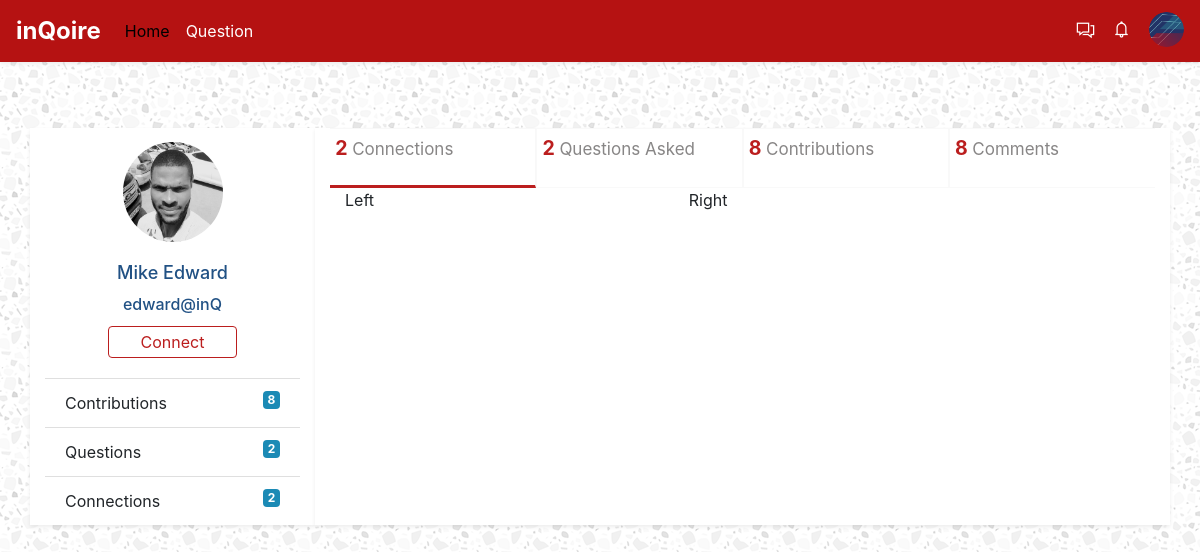
/users/inQ/edward/ (signed in), run on an earlier commit of the app's database.
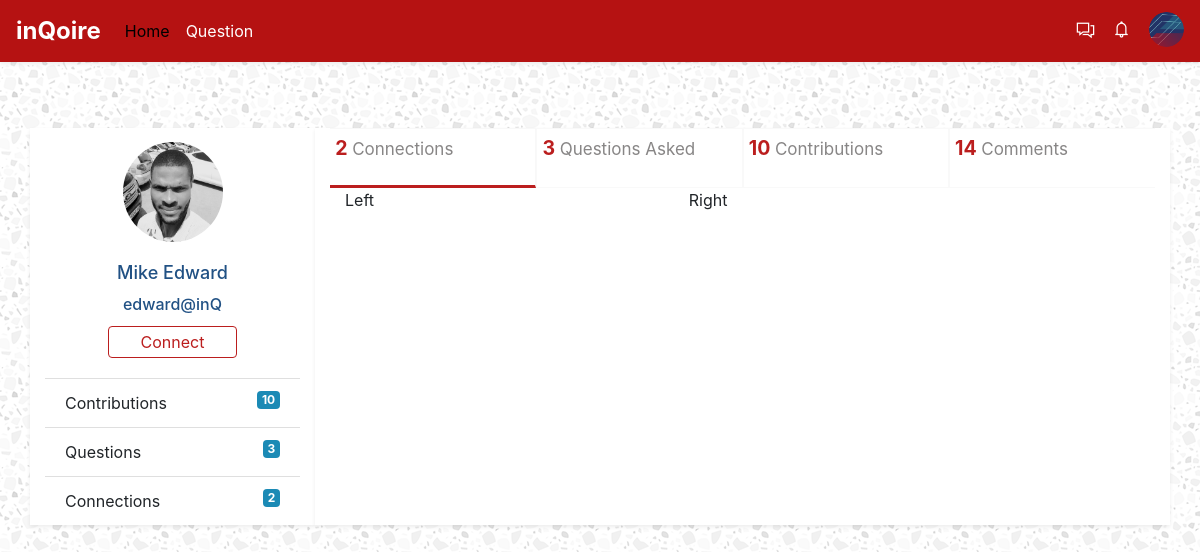
And on a later commit of the database.
### inqoire/users/models.py (models this page shows, shortened)
class User(AbstractUser):
    score   		            = models.PositiveSmallIntegerField(default=0,blank=True,null=True)
    phone_number                = models.CharField(max_length=16,blank=False,null=True,unique=True)
    joined_from_ip              = models.GenericIPAddressField(blank=True,null=True)
    last_seen_ip                = models.GenericIPAddressField(blank=True,null=True)
    activated_on                = models.DateTimeField(blank=True,null=True) # date account was activated after mail was sent.
    free_subscription_ends_on   = models.DateTimeField(blank=True,null=True) # set 1 month of site use,like its done on medium.com
    @property
    def full_name(self):
        if self.first_name and self.last_name:
            return self.last_name +' '+self.first_name
        return self.username
    @property
    def user_username(self):
        return "{0}@inQ".format(str(self.username))
    def get_absolute_url(self):
        return reverse('users:user-view',args=[str(self.username)])
    @property
    def url(self):
        return self.get_absolute_url()
    @property
    def people_user_is_connected_to(self):
        return [connection.from_user for connection in self.from_user.all()]
    @property
    def people_connected_to_count(self):
        return self.to_user.count()

class Profile(models.Model):
    owner           = models.OneToOneField(to=settings.AUTH_USER_MODEL,
                                            related_name='profile',
                                            on_delete=models.CASCADE)
    pic             = models.ImageField(upload_to=helpers.dp_upload_loc,blank=True,null=True)
    bio             = models.TextField(max_length=150,blank=True,null=True,default='This project was built as my #2 exercise with Python.')
    profession      = models.CharField(max_length=150,blank=True,null=True)
    gender          = models.CharField(max_length=6,blank=True,null=True)
    created         = models.DateTimeField(auto_now_add=True)
    updated         = models.DateTimeField(auto_now=True)
    class Meta:
        ordering       = ('-created',)
        verbose_name   = 'Profile'
        verbose_name_plural = 'Profiles'
    @property
    def pic_url(self):
        if self.pic:
            return self.pic.url
        return

### inqoire/connection/models.py (models this page shows, shortened)
class Connection(models.Model):
	to_user 	= models.ForeignKey(to=User,on_delete=models.CASCADE,related_name='from_user')
	from_user 	= models.ForeignKey(to=User,on_delete=models.CASCADE,related_name='to_user')
	created     = models.DateTimeField(auto_now_add=True)
	updated 	= models.DateTimeField(auto_now=True)
	class Meta:
		unique_together = (('to_user','from_user'),)

### inqoire/users/views.py (the view)
# urls.py: path('inQ/<str:username>/',views.view_by_user,name='user-view'),
def view_by_user(request,**kwargs):
	user = get_object_or_404(inQoireUser,username__iexact=kwargs['username'].strip())
	return TemplateResponse(request,'user/profile.html',{'username':kwargs['username'],'user_obj':user})

### inqoire/account/context_processors.py (called while the page is built)
def is_auth(request):
	flag = False
	if request.user.is_authenticated:
		flag = True
	return {'is_auth':flag}

### inqoire/question/models.py (called while the page is built)
    def get_queryset(self):
        return QuestionQuerySet(self.model,using=self._db)

### inqoire/utils/ip.py (called while the page is built)
def visitor_ip_address(request):
	x_forwarded_for = request.META.get('HTTP_FORWARDED_FOR')
	if x_forwarded_for:
		ip = x_forwarded_for.split(',')[0]
	else:
		ip = request.META.get('REMOTE_ADDR')
	return ip

### templates/user/profile.html (shortened to what this page needs)
{% extends '_layout.html' %}
{% load static %}
{% block nav %}
	{% include 'partials/_nav.html' %}
{% endblock %}
{% block content %}
	<section class="container content-container">
		<section class="row" style="margin-top: 8em;">
				<div class="card col-lg-3 col-md-3 shadow-sm aside-card">
					  {% if user_obj.profile.pic %}
					  <img src="{{user_obj.profile.pic_url}}" class="avatar-aside" alt="...">
					  {% else %}
					  <img src="{% static 'img/avatar.jpg' %}" class="card-img-top avatar-aside" alt="...">
					  {% endif %}
					  <div class="card-body card-body-height card-height-profile text-center">
					    <h5 class="card-title card-title-h5"><a href="{{request.user_obj.url}}">{{ user_obj.full_name }}</a></h5>
					    <h6 class="card-title">
					    	<a href="{{user_obj.url}}">{{user_obj.user_username}}</a>
					    </h6>
					    {% if is_auth %}
					     {% ifnotequal request.user user_obj %}
						    <form action="{% url 'connection:connection-switch' %}" method="POST" class="connection-form">
								<input type="submit" class="btn btn-outline-primary follow-btn {% if request.user in user_obj.people_user_is_connected_to %}is-connected{% endif %}" value="
								{% if request.user in user_obj.people_user_is_connected_to %}Connected{% else %}Connect{% endif %}" name='follow_btn'/>
							</form>
					     {% endifnotequal %}
					    {% endif %}
					  </div>
					  <ul class="list-group list-group-flush clear-fix">
					    <li class="list-group-item">Contribution{{user_obj.contribs.count|pluralize}}<span class="badge badge-light float-right user-contrib-count">{{user_obj.contribs.count}}</span>
					    </li>
					    <li class="list-group-item">Question{{user_obj.questions.count|pluralize}}<span class="badge badge-light float-right user-question-count">{{user_obj.questions.count}}</span>
					    </li>
					    <li class="list-group-item">Connection{{user_obj.people_connected_to_count|pluralize}}<span class="badge badge-light float-right connect-count">{{user_obj.people_connected_to_count}}</span>
					    </li>
					  </ul>
				</div>
			<section class="col-lg-9 col-md-9 shadow-sm right-col-sec">
				<section class="col-lg-12">
				  <section class="row section-box-wrap">
				  	<section class="col-lg-3 col-md-3 section-box count-fig-active">
				  		<p class="count-fig">{{user_obj.people_connected_to_count}}</p>
				  		<span>Connection{{user_obj.people_connected_to_count|pluralize}}</span>
				  	</section>
				  	<section class="col-lg-3 col-md-3 section-box">
				  		<p class="count-fig">{{user_obj.questions.count}}</p>
				  		<span>Question{{user_obj.questions.count|pluralize}} Asked</span>
				  	</section>
				  	<section class="col-lg-3 section-box">
				  		<p class="count-fig">{{user_obj.contribs.count}}</p>
				  		<span>Contribution{{user_obj.contribs.count|pluralize}}</span>
				  	</section>
				  	<section class="col-lg-3 section-box">
				  		<p class="count-fig">{{user_obj.comment_by.count}}</p>
				  		<span>Comment{{user_obj.comment_by.count|pluralize}}</span>
				  	</section>
				  </section>
				</section>
				<section class="col-lg-12">
					<section class="row">
						  <section class="col-lg-12">
						  	<section class="row">
						  		<section class="col-lg-5">
						  			Left
						  		</section>
						  		<section class="col-lg-7">
						  			Right
						  		</section>
						  	</section>
						  </section>
					</section>
				</section>
			</section>
		</section>
	</section>
{% endblock %}

What changed in the data, as far as the page shows it:
changed User "Mike Edward": contribs.count "8" → "10"; questions.count "2" → "3"; comment_by.count "8" → "14"
